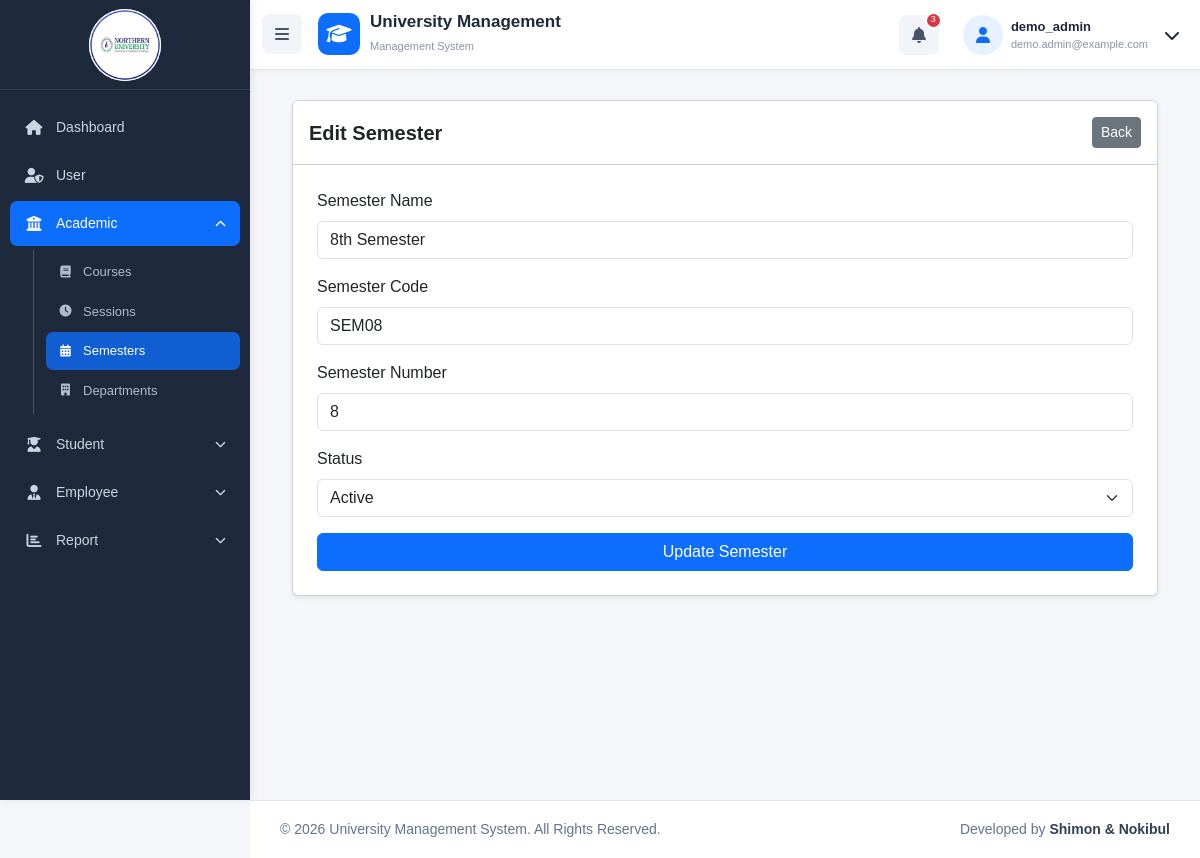
/semesters/edit.php?id=8 (signed in), run on the app's committed database.
### tables this page shows
CREATE TABLE `semester` (
  `id` int UNSIGNED NOT NULL,
  `semester_name` varchar(100) NOT NULL,
  `semester_code` varchar(50) NOT NULL,
  `semester_number` int NOT NULL,
  `status` tinyint(1) NOT NULL DEFAULT '1' COMMENT '1=Active, 0=Inactive',
  `created_at` timestamp NULL DEFAULT CURRENT_TIMESTAMP,
  `updated_at` timestamp NULL DEFAULT CURRENT_TIMESTAMP ON UPDATE CURRENT_TIMESTAMP
);

### semesters/edit.php (the view, shortened to what this page needs)
<?php
require_once "../config/database.php";
$id = isset($_GET['id']) ? (int)$_GET['id'] : 0;
$stmt = mysqli_prepare($conn, "SELECT * FROM semester WHERE id = ?");
mysqli_stmt_bind_param($stmt, "i", $id);
mysqli_stmt_execute($stmt);
$semester = mysqli_fetch_assoc(mysqli_stmt_get_result($stmt));
require_once __DIR__ . '/../includes/header.php';
require_once __DIR__ . '/../includes/navbar.php';
?>
    <div class="main-content">
        <div class="container-fluid">
            <div class="card shadow-sm">
                <div class="card-header bg-white d-flex justify-content-between align-items-center py-3">
                    <h5 class="mb-0 fw-bold">Edit Semester</h5>
                    <a href="index.php" class="btn btn-secondary btn-sm">Back</a>
                </div>
                <div class="card-body p-4">
                    <form action="edit.php?id=<?= $id ?>" method="post">
                        <div class="mb-3">
                            <label class="form-label">Semester Name</label>
                            <input type="text" class="form-control" name="semester_name" value="<?= htmlspecialchars($semester['semester_name']) ?>" required>
                        </div>
                        <div class="mb-3">
                            <label class="form-label">Semester Code</label>
                            <input type="text" class="form-control" name="semester_code" value="<?= htmlspecialchars($semester['semester_code']) ?>" required>
                        </div>
                        <div class="mb-3">
                            <label class="form-label">Semester Number</label>
                            <input type="number" min="1" class="form-control" name="semester_number" value="<?= htmlspecialchars((string)$semester['semester_number']) ?>" required>
                        </div>
                        <div class="mb-3">
                            <label class="form-label">Status</label>
                            <select name="status" class="form-select">
                                <option value="1" <?= (int)$semester['status'] === 1 ? 'selected' : '' ?>>Active</option>
                            </select>
                        </div>
                        <div class="d-grid">
                            <button type="submit" name="submit" class="btn btn-primary">Update Semester</button>
                        </div>
                    </form>
                </div>
            </div>
        </div>
    </div>
<?php require_once __DIR__ . '/../includes/footer.php'; ?>

### css/style.css (style rules this page uses)
* { box-sizing: border-box; }
body { margin: 0; background: #f5f6fa; font-family: Arial, sans-serif; min-height: 100vh; color: #1e293b; }
.main-content { margin-left: 250px; padding: 30px; padding-top: 100px; min-height: 100vh; box-sizing: border-box; }

### data on the page
semester: semester_name "8th Semester", semester_code "SEM08", semester_number "8", status "Active"

### other printed values
$_SESSION['username'] "demo_admin"
$_SESSION['user_email'] "demo.admin@example.com"
